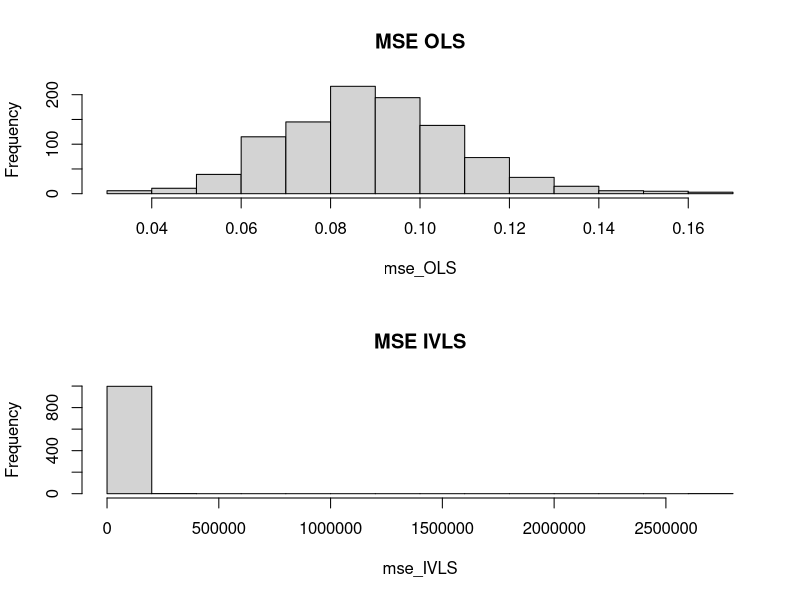
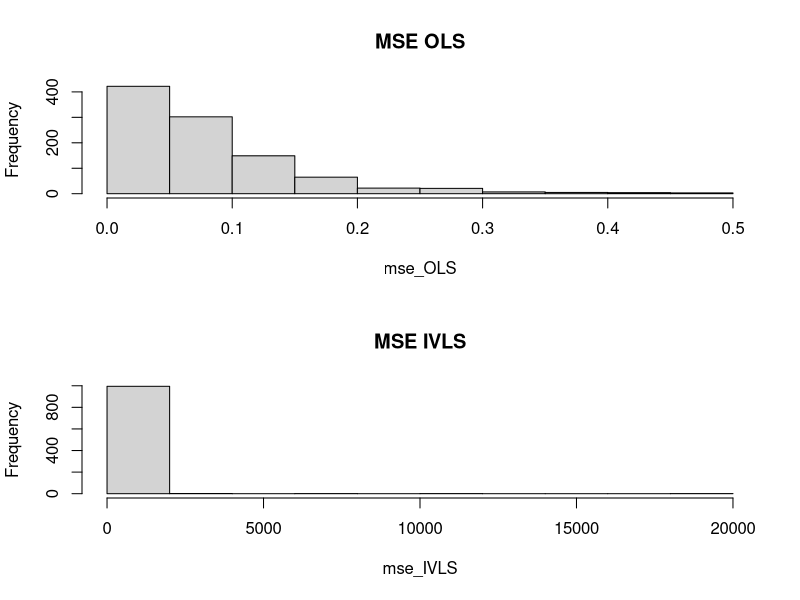
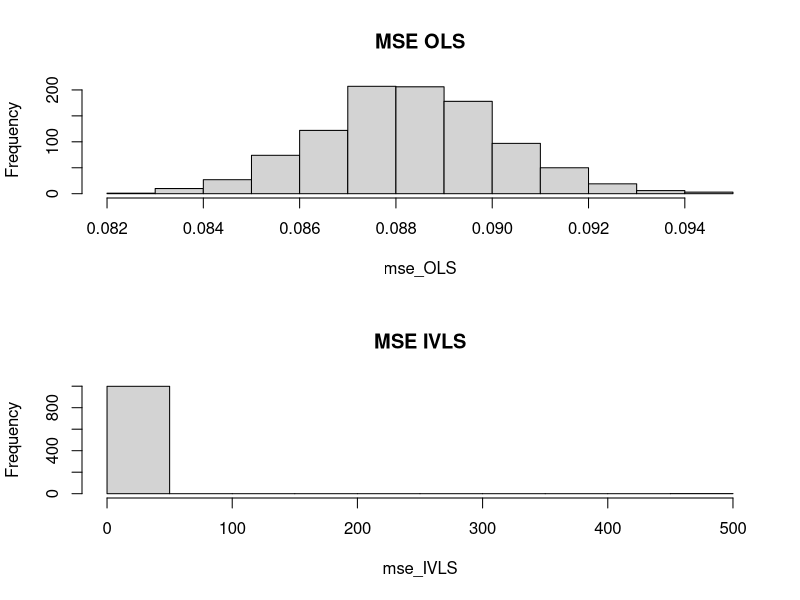
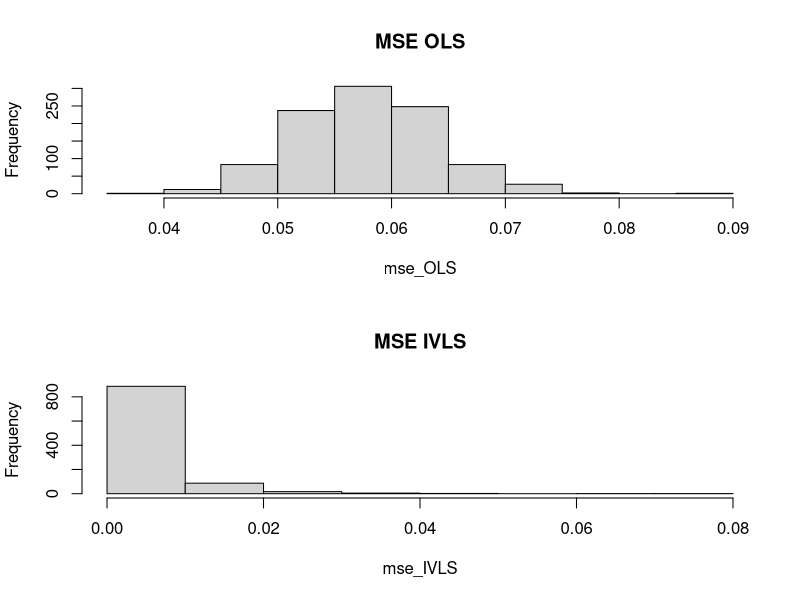

These charts were generated, in order, by the following R code:
## # LAB 13

# Import data
c = as.matrix(read.table("rindcor.txt"))
c = c+t(c)
diag(c) = 1
c = as.data.frame(c)
names(c) = c("OCC","RACE","NOSIB","FARM","REGN",
                   "ADOLF","REL","YCIG","FEC","ED","EG")
row.names(c) = names(c)
c = as.matrix(c)
n = 1766

# Set X, Y and Z
idx = c(11,2:8,1)
idz = c(9,2:8,1)
idy = 10

# Perform regression
Z = c[idz,idz]*n
ZZ_inv = solve(Z)
ZX = c[idz,idx]*n
ZY = c[idz,idy]*n
beta_IVLS = solve(t(ZX) %*% ZZ_inv %*% ZX, t(ZX) %*% ZZ_inv %*% ZY)
beta_IVLS

# Standard errors
XX = c[idx,idx]*n
YX = c[idy,idx]*n
YY = c[idy,idy]*n
e2 = YY + t(beta_IVLS) %*% XX %*% beta_IVLS - 2 * (YX %*% beta_IVLS)
sigma_hat = sqrt(as.numeric(e2)/(n-9))
sigma_hat^2

cov_hat = (sigma_hat^2)*solve(t(ZX) %*% ZZ_inv %*% ZX)

se_hat = sqrt(diag(cov_hat))
se_hat

## The coefficients in Rindfuss et al. are slightly different, probably because
## Of the rounding in the correlation matrix


## # IVLS Simulation

# Function to generate delta and eps
generate_delta_eps = function(n){
  # Define parameters
  rho = 0.3
  mu1=0; s1=1; mu2=0; s2=1
  
  # Define X, Y and Z with the bivariate normal relationship
  X = rnorm(n)
  Z = rnorm(n)
  eps = sqrt(1-rho^2) * Z
  Y = rho * X + eps
  
  # Adjust means and variances
  Y = (Y-mean(Y))/sd(Y)*s2+mu2
  X = (X-mean(X))/sd(X)*s1+mu1
  
  # Adjust rho by transforming Y
  rho_hat = cor(X,Y)
  a = s1^4*(rho^2-1)
  b = 2*rho_hat*s1^3*s2*(rho^2-1)
  c = (rho^2-rho_hat^2)*s2^2*s1^2
  delta = b^2-4*a*c
  correction = (-b-sqrt(delta))/(2*a)
  Y=Y+correction*X
  
  # Adjust means and variances
  Y = (Y-mean(Y))/sd(Y)*s2+mu2
  X = (X-mean(X))/sd(X)*s1+mu1
  
  return(cbind(X,Y))
}

# Simulate B betas for IVLS and OLS
simulation_betas = function(n,C,B){
  beta_OLS_values = c()
  beta_IVLS_values = c()
  for (i in 1:B){
    # True beta
    beta = 1
    # Generate Z
    Z = rnorm(n)
    # Generate delta and eps
    delta_eps = generate_delta_eps(n)
    delta = delta_eps[,1]
    eps = delta_eps[,2]
    # Generate X
    X = C*Z+delta
    # Generate Y
    Y = X*beta+eps
    # Estimates of beta
    beta_OLS = solve(t(X)%*%X) %*% t(X) %*% Y
    beta_IVLS = solve(t(X)%*%Z %*% solve(t(Z)%*%Z) %*% t(Z)%*%X) %*%
      t(X)%*%Z %*% solve(t(Z)%*%Z) %*% t(Z)%*%Y
    beta_OLS_values =c(beta_OLS_values,beta_OLS)
    beta_IVLS_values=c(beta_IVLS_values,beta_IVLS)
  }
  list(OLS=beta_OLS_values,IVLS=beta_IVLS_values)
}

output_results = function(C,n,B){
  sim = simulation_betas(n,C,B)
  sim_OLS = sim$OLS
  sim_IVLS = sim$IVLS
  mse_OLS = (sim_OLS-1)^2
  mse_IVLS = (sim_IVLS-1)^2
  
  par(mfrow = c(2,1))
  hist(mse_OLS, main = "MSE OLS")
  hist(mse_IVLS, main = "MSE IVLS")
  par(mfrow = c(1,1))
  
  print('Summary OLS')
  print(summary(mse_OLS))
  print('Summary IVLS')
  print(summary(mse_IVLS))
}

B=1000
# Simumation 1
C=.1
n=10
output_results(C,n,B)
# OLS is better

# Simumation 2
C=.5
n=10
output_results(C,n,B)
# OLS is better

# Simumation 3
C=.1
n=1000
output_results(C,n,B)
# OLS is better

# Simumation 4
C=.5
n=1000
output_results(C,n,B)
# IVLS is better
